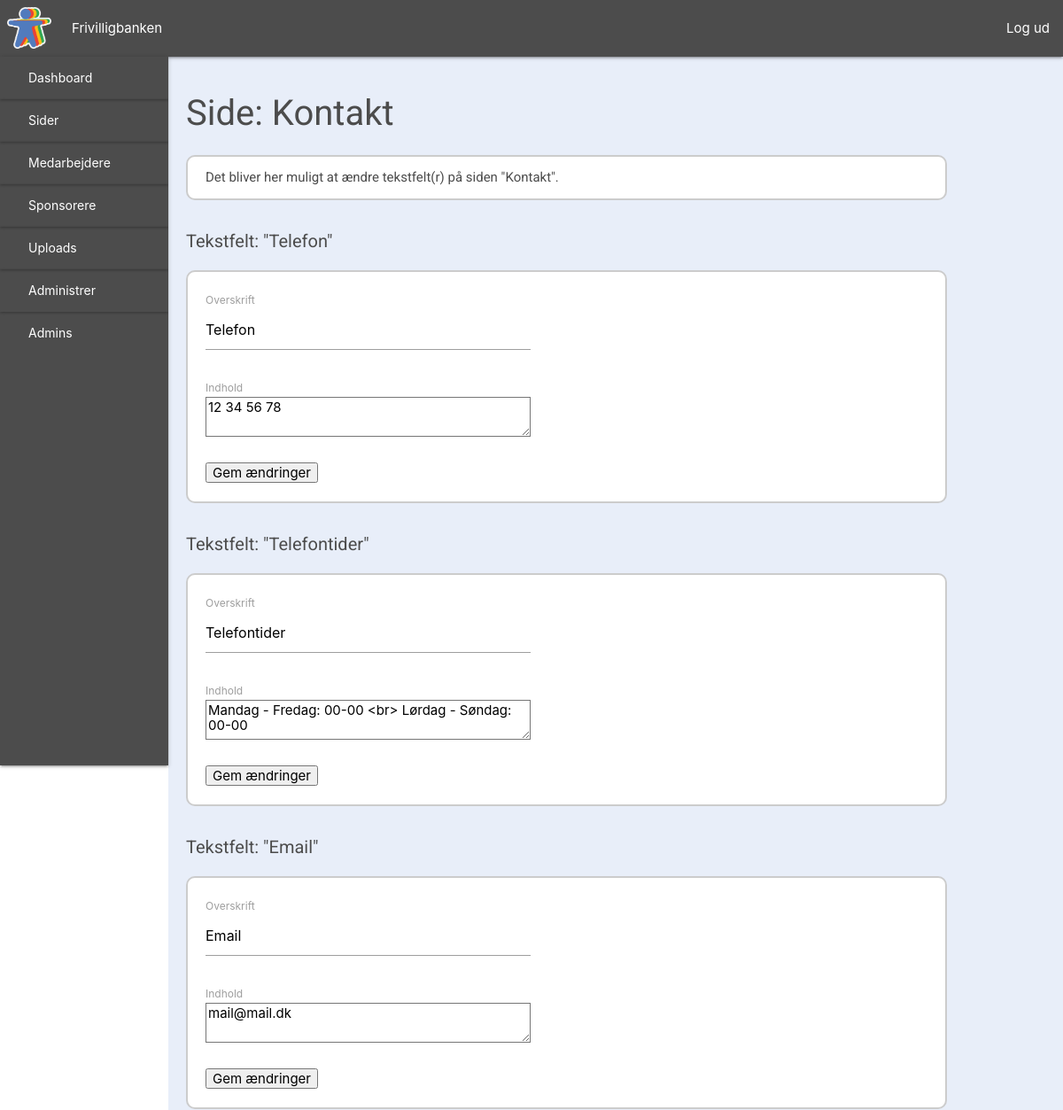
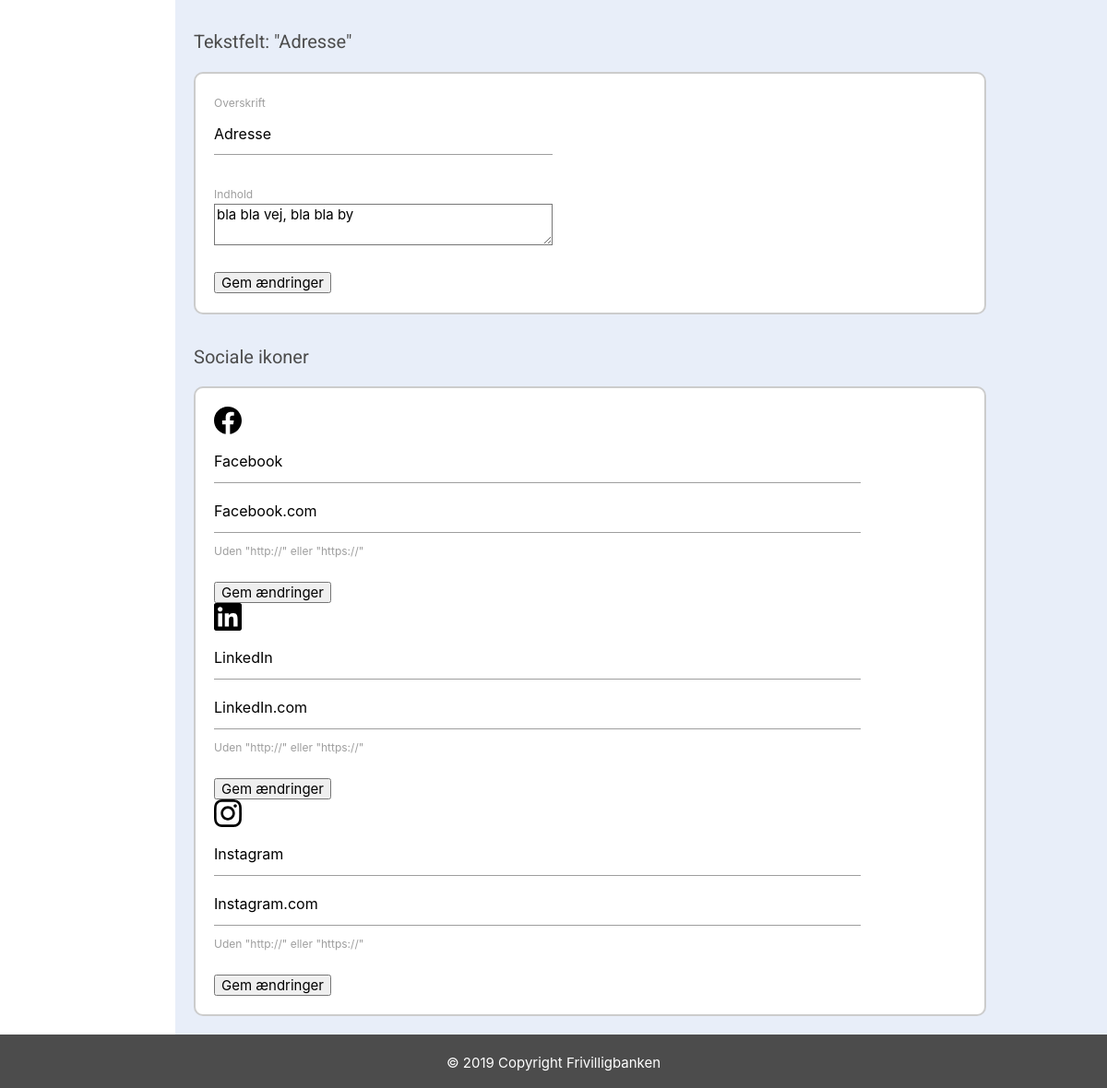
The app's page /side&kontakt (signed in) with its own data (2 pictures, top to bottom).
### tables this page shows
CREATE TABLE textfield (
    TextFieldID INT NOT NULL AUTO_INCREMENT PRIMARY KEY,
    Page VARCHAR(255),
    FieldName VARCHAR(255),
    FieldContent VARCHAR(5000)
);

CREATE TABLE imagefield (
    ImageID INT NOT NULL AUTO_INCREMENT PRIMARY KEY,
    Page VARCHAR(255),
    FieldName VARCHAR(255),
    Image VARCHAR(255)
);

### view/backend/page_contact.php (the view, shortened to what this page needs)
<?php
require_once("view/backend/includes/header.php");
$dbCon = dbCon($user, $pass);
$query = $dbCon->prepare("SELECT * FROM `textField` WHERE TextFieldID = 29");
$query->execute();
$getcontactnum = $query->fetch();
$dbCon = dbCon($user, $pass);
$query = $dbCon->prepare("SELECT * FROM `textField` WHERE TextFieldID = 30");
$query->execute();
$getcontactnumtime = $query->fetch();
$dbCon = dbCon($user, $pass);
$query = $dbCon->prepare("SELECT * FROM `textField` WHERE TextFieldID = 31");
$query->execute();
$getcontactemail = $query->fetch();
$dbCon = dbCon($user, $pass);
$query = $dbCon->prepare("SELECT * FROM `textField` WHERE TextFieldID = 32");
$query->execute();
$getcontactaddress = $query->fetch();
$dbCon = dbCon($user, $pass);
$query = $dbCon->prepare("SELECT * FROM `textField` WHERE TextFieldID = 33");
$query->execute();
$getsocial1 = $query->fetch();
$dbCon = dbCon($user, $pass);
$query = $dbCon->prepare("SELECT * FROM `textField` WHERE TextFieldID = 34");
$query->execute();
$getsocial2 = $query->fetch();
$dbCon = dbCon($user, $pass);
$query = $dbCon->prepare("SELECT * FROM `textField` WHERE TextFieldID = 35");
$query->execute();
$getsocial3 = $query->fetch();
$dbCon = dbCon($user, $pass);
$query = $dbCon->prepare("SELECT * FROM `imageField` WHERE ImageID = 13");
$query->execute();
$getsocialimg1 = $query->fetch();
$dbCon = dbCon($user, $pass);
$query = $dbCon->prepare("SELECT * FROM `imageField` WHERE ImageID = 14");
$query->execute();
$getsocialimg2 = $query->fetch();
$dbCon = dbCon($user, $pass);
$query = $dbCon->prepare("SELECT * FROM `imageField` WHERE ImageID = 15");
$query->execute();
$getsocialimg3 = $query->fetch();
?>
    <div id="dashboard">
        <?php require_once ("view/backend/includes/sidenav.php")?>
        <div id="dashboard-content">
            <h1>Side: Kontakt</h1>
            <div id="dashboard-section1">
                <p>
                    Det bliver her muligt at ændre tekstfelt(r) på siden "Kontakt".
                </p>
            </div>
            <h2>Tekstfelt: "<?php echo $getcontactnum['FieldName'] ?>"</h2>
            <div id="dashboard-section1">
                <p>
                <form method="POST" action="">
                    <label>Overskrift</label>
                    <input type="text" name="contact-headline1" value="<?php echo $getcontactnum['FieldName'] ?>">
                    <br><br>
                    <label>Indhold</label>
                    <textarea name="contact-text1" id="" cols="30" rows="10"><?php echo $getcontactnum['FieldContent'] ?></textarea>
                    <br><br>
                    <input type="submit" name="updateContactNum" value="Gem ændringer">
                </form>
                </p>
            </div>
            <h2>Tekstfelt: "<?php echo $getcontactnumtime['FieldName'] ?>"</h2>
            <div id="dashboard-section1">
                <p>
                <form method="POST" action="">
                    <label>Overskrift</label>
                    <input type="text" name="contact-headline2" value="<?php echo $getcontactnumtime['FieldName'] ?>">
                    <br><br>
                    <label>Indhold</label>
                    <textarea name="contact-text2" id="" cols="30" rows="10"><?php echo $getcontactnumtime['FieldContent'] ?></textarea>
                    <br><br>
                    <input type="submit" name="updateContactNumTime" value="Gem ændringer">
                </form>
                </p>
            </div>
            <h2>Tekstfelt: "<?php echo $getcontactemail['FieldName'] ?>"</h2>
            <div id="dashboard-section1">
                <p>
                <form method="POST" action="">
                    <label>Overskrift</label>
                    <input type="text" name="contact-headline3" value="<?php echo $getcontactemail['FieldName'] ?>">
                    <br><br>
                    <label>Indhold</label>
                    <textarea name="contact-text3" id="" cols="30" rows="10"><?php echo $getcontactemail['FieldContent'] ?></textarea>
                    <br><br>
                    <input type="submit" name="updateContactEmail" value="Gem ændringer">
                </form>
                </p>
            </div>
            <h2>Tekstfelt: "<?php echo $getcontactaddress['FieldName'] ?>"</h2>
            <div id="dashboard-section1">
                <p>
                <form method="POST" action="">
                    <label>Overskrift</label>
                    <input type="text" name="contact-headline4" value="<?php echo $getcontactaddress['FieldName'] ?>">
                    <br><br>
                    <label>Indhold</label>
                    <textarea name="contact-text4" id="" cols="30" rows="10"><?php echo $getcontactaddress['FieldContent'] ?></textarea>
                    <br><br>
                    <input type="submit" name="updateContactAddress" value="Gem ændringer">
                </form>
                </p>
            </div>
            <h2>Sociale ikoner</h2>
            <div id="dashboard-section1">
                <form id="social1-form" method="POST" action="">
                    <img src="<?php
                    if($getsocial1['FieldName'] == 'Facebook' || $getsocial1['FieldName'] == 'facebook') {
                        echo $getsocialimg1['Image'];
                    } elseif($getsocial1['FieldName'] == 'LinkedIn' || $getsocial1['FieldName'] == 'Linkedin' || $getsocial1['FieldName'] == 'linkedIn' || $getsocial1['FieldName'] == 'linkedin') {
                        echo $getsocialimg2['Image'];
                    } elseif($getsocial1['FieldName'] == 'Instagram' || $getsocial1['FieldName'] == 'instagram') {
                        echo $getsocialimg3['Image'];
                    }
                    ?>" alt="">
                    <input type="text" name="social-name1" value="<?php echo $getsocial1['FieldName'] ?>">
                    <input type="text" name="social-link1" value="<?php echo $getsocial1['FieldContent'] ?>">
                    <label for="">Uden "http://" eller "https://"</label><br><br>
                    <input type="submit" name="submitSocial1" value="Gem ændringer">
                </form>
                <br><br>
                <form id="social2-form" method="POST" action="">
                    <img src="<?php
                    if($getsocial2['FieldName'] == 'Facebook' || $getsocial2['FieldName'] == 'facebook') {
                        echo $getsocialimg1['Image'];
                    } elseif($getsocial2['FieldName'] == 'LinkedIn' || $getsocial2['FieldName'] == 'Linkedin' || $getsocial2['FieldName'] == 'linkedIn' || $getsocial2['FieldName'] == 'linkedin') {
                        echo $getsocialimg2['Image'];
                    } elseif($getsocial2['FieldName'] == 'Instagram' || $getsocial2['FieldName'] == 'instagram') {
                        echo $getsocialimg3['Image'];
                    }
                    ?>" alt="">
                    <input type="text" name="social-name2" value="<?php echo $getsocial2['FieldName'] ?>">
                    <input type="text" name="social-link2" value="<?php echo $getsocial2['FieldContent'] ?>">
                    <label for="">Uden "http://" eller "https://"</label><br><br>
                    <input type="submit" name="submitSocial2" value="Gem ændringer">
                </form>
                <br><br>
                <form id="social3-form" method="POST" action="">
                    <img src="<?php
                    if($getsocial3['FieldName'] == 'Facebook' || $getsocial3['FieldName'] == 'facebook') {
                        echo $getsocialimg1['Image'];
                    } elseif($getsocial3['FieldName'] == 'LinkedIn' || $getsocial3['FieldName'] == 'Linkedin' || $getsocial3['FieldName'] == 'linkedIn' || $getsocial3['FieldName'] == 'linkedin') {
                        echo $getsocialimg2['Image'];
                    } elseif($getsocial3['FieldName'] == 'Instagram' || $getsocial3['FieldName'] == 'instagram') {
                        echo $getsocialimg3['Image'];
                    }
                    ?>" alt="">
                    <input type="text" name="social-name3" value="<?php echo $getsocial3['FieldName'] ?>">
                    <input type="text" name="social-link3" value="<?php echo $getsocial3['FieldContent'] ?>">
                    <label for="">Uden "http://" eller "https://"</label><br><br>
                    <input type="submit" name="submitSocial3" value="Gem ændringer">
                </form>
            </div>
        </div>
    </div>
<?php require_once("view/backend/includes/footer.php"); ?>

### view/backend/css/header.style.css (style rules this page uses)
h1, h2, h3, h4, p { color: #4C4C4C; font-family: 'Roboto', sans-serif; }

### view/backend/css/index.style.css (style rules this page uses)
#dashboard { display: flex; }
#dashboard-content { height: 100%; width: 90%; background-color: #E8EEF9; margin: 64px 0 0 190px; }
#dashboard-content h1 { font-size: 40px; margin-left: 20px; }
#dashboard-content h2 { font-size: 20px; margin-left: 20px; }
#dashboard-section1 { width: 85%; background-color: white; margin: 20px; padding: 20px; border-radius: 10px; border: 2px solid rgba(0,0,0,0.2); display: flex; flex-wrap: wrap; }
#dashboard-section1 p { margin: -8px 0; }
#social1-form img, #social2-form img, #social3-form img { width: 30px; }

### records on screen
textfield: FieldName "Telefon", contact-headline1 "Telefon", contact-text1 "12 34 56 78"
textfield: FieldName "Telefontider", contact-headline2 "Telefontider", contact-text2 "Mandag - Fredag: 00-00 <br> Lørdag - Søndag: 00-00"
textfield: FieldName "Email", contact-headline3 "Email", contact-text3 "mail@mail.dk"
textfield: FieldName "Adresse", contact-headline4 "Adresse", contact-text4 "bla bla vej, bla bla by"
imagefield: Image (picture)
textfield: social-name1 "Facebook", social-link1 "Facebook.com"
imagefield: Image (picture)
textfield: social-name2 "LinkedIn", social-link2 "LinkedIn.com"
imagefield: Image (picture)
textfield: social-name3 "Instagram", social-link3 "Instagram.com"
